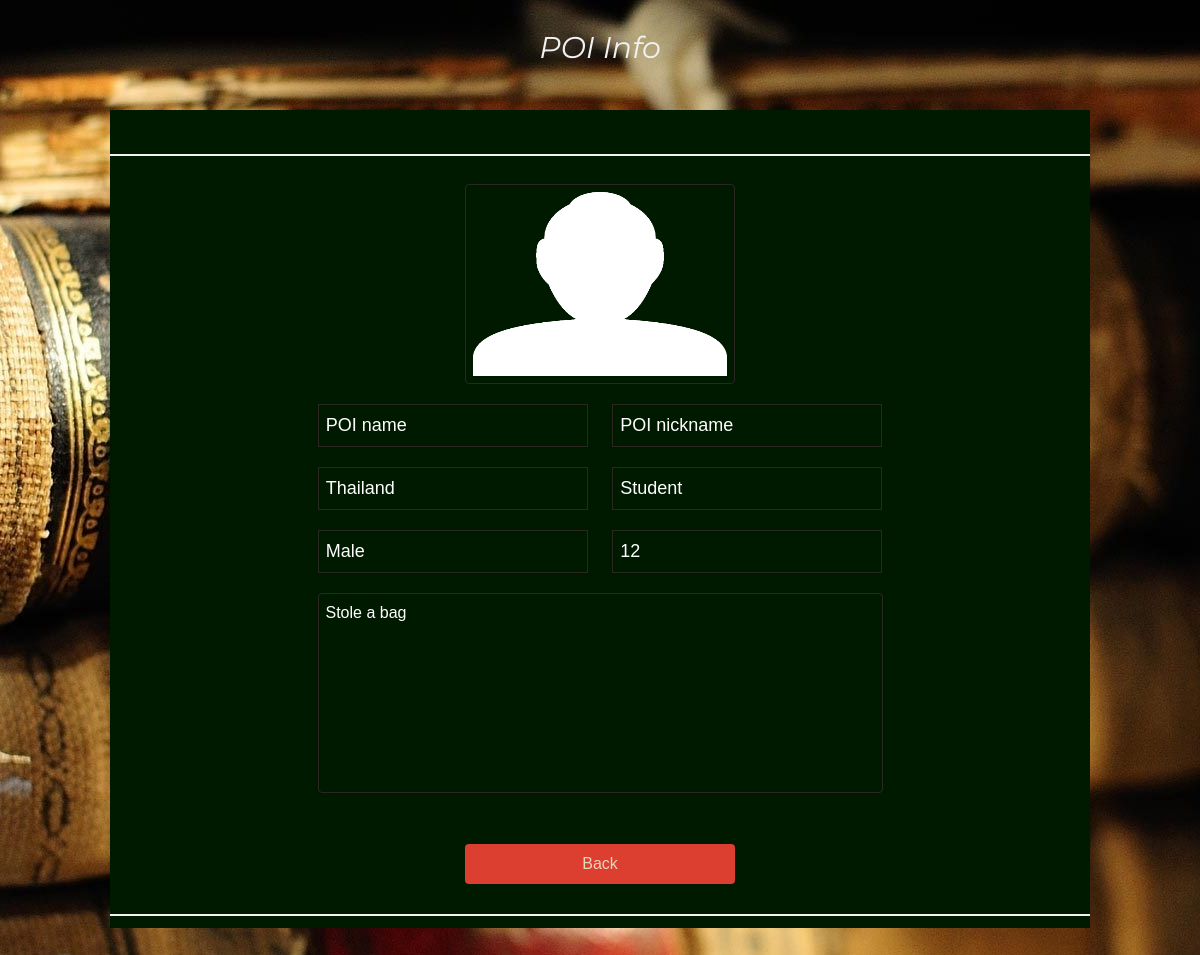
The app's page /admin/view_poi?page=view_poi&poiId=31 (signed in) with its own data.
### tables this page shows
CREATE TABLE `poitb` (
  `poiId` int(11) NOT NULL,
  `regdate` datetime NOT NULL,
  `poi_name` varchar(50) NOT NULL,
  `nickname` varchar(50) NOT NULL,
  `address` varchar(30) NOT NULL,
  `occupation` varchar(30) NOT NULL,
  `gender` enum('Male','Female','Other') NOT NULL,
  `photo` blob NOT NULL,
  `bio` varchar(800) NOT NULL,
  `employeeId` int(11) NOT NULL
);

### admin/view_poi.php (the view, shortened to what this page needs)
<!DOCTYPE html>
<html>
  <link rel="stylesheet" href="../css/w3.css">
  <link rel="stylesheet" href="../css/style.css">
  <link rel="stylesheet" href="cdnjs.cloudflare.com/ajax/libs/font-awesome/4.7.0/css/font-awesome.min.css">
  <body class="w3-black bottom-text" style="background-image: url('css/employee.jpg');background-repeat: no-repeat;background-position: center;">
    <?php include('dbcon.php');
      $poi=mysqli_query($con,"SELECT * FROM poitb WHERE poiId='".$_GET['poiId']."' ");
      $res=mysqli_fetch_assoc($poi);
    ?>
    <div class="w3-padding-64 w3-content w3-text-grey" id="contact">
      <center>
        <h2 class="w3-text-light-grey" style="margin-top:-4%;text-align:centre">POI Info</h2>
      </center>
        <br>
      <center>
        <form method="POST" enctype="multipart/form-data" >
          <div class="container-register" style="margin-top:0%"><br/>
            <hr>
            <a target="_blank" href="../image/<?php echo $res['photo'];?>">
            <img class="fill-date" style="height:200px;margin-top:16px;background-color:#001a00;border: 0.2px solid rgb(43, 40, 36);" alt="Profile Picture" src="../image/<?php echo $res['photo'];?>">
            <input type="hidden" class="poidetail" style="margin-top:2%" value="<?php echo $res['photo'];?>"></a>
            <br />
            <input class="label-pay poidetail" value="<?php echo $res['poi_name'];?>" readonly required>
            <input class="poidetail" placeholder="No nickname..." value="<?php echo $res['nickname'];?>" readonly>
            <br />
            <input class="poidetail" placeholder="No address data..." value="<?php echo $res['address'];?>" readonly>
            <input class="poidetail" placeholder="No occupation data..." value="<?php echo $res['occupation'];?>" readonly required>
            <br />
            <input class="poidetail" value="<?php echo $res['gender'];?>" readonly>
            <input class="poidetail" value="<?php echo $res['employeeId'];?>" readonly>
            <br/>
            <textarea class="fill-in bio"  style="color:white;border: 0.2px solid rgb(43, 40, 36);background-color:#001a00;height:200px" placeholder="No bio data..." readonly ><?php echo $res['bio'];?></textarea>
            <br/>
            <br />
            <button type="button" class="registerbtn fill-in" style="background-color:#f44336" onClick="location.href='poi'" >Back</button>
            <hr>
          </div>
        </form>
      </center>
    </div>
  </body>
</html>

### css/w3.css (style rules this page uses)
html { box-sizing: border-box }
*, *:before, *:after { box-sizing: inherit }
html { -ms-text-size-adjust: 100%; -webkit-text-size-adjust: 100% }
body { margin: 0 }
a { background-color: transparent; -webkit-text-decoration-skip: objects }
img { border-style: none; width: 100%; height: 60%; }
hr { box-sizing: content-box; height: 0; overflow: visible }
button, input, select, textarea { font: inherit; margin: 0 }
button, input { overflow: visible }
button, select { text-transform: none }
button, html [type=button], [type=reset], [type=submit] { -webkit-appearance: button }
textarea { overflow: auto }
html, body { font-family: Verdana, sans-serif; font-size: 15px; line-height: 1.5 }
html { overflow-x: hidden }
h2 { font-size: 30px }
h1, h2, h3, h4, h5, h6 { font-family: "Segoe UI", Arial, sans-serif; font-weight: 400; margin: 10px 0 }
hr { border: 0; border-top: 1px solid #eee; margin: 20px 0 }
img { vertical-align: middle; width: 100%; }
a { color: inherit }
.w3-content, .w3-auto { margin-left: auto; margin-right: auto }
.w3-content { max-width: 980px }
.w3-padding-64 { padding-top: 64px!important; padding-bottom: 64px!important }
.w3-black, .w3-hover-black:hover { font-weight: bold; text-decoration: none; color: white; background-color: black; font-weight: lighter; font-family: Arial, Helvetica, sans-serif; font-size: 16px; }
.w3-text-grey, .w3-hover-text-grey:hover, .w3-text-gray, .w3-hover-text-gray:hover { color: #757575!important }
.w3-text-light-grey, .w3-hover-text-light-grey:hover, .w3-text-light-gray, .w3-hover-text-light-gray:hover { color: #f1f1f1!important }

### css/style.css (style rules this page uses)
.container-register { width: 100%; background-color: #001a00; padding-top: 0px; overflow: auto; }
h2 { font-family: Cambria, Cochin, Georgia, Times, 'Times New Roman', serif; font-style: italic; margin-bottom: 0%; }
.fill-in, .date { outline: none; margin: 10px; background: #f1f1f1; font-size: 15px; box-sizing: border-box; background-color: white; padding: 7px; float: inline; overflow: hidden; border: 2px solid #ccc; border-radius: 4px; font-size: 16px; background-position: 10px 10px; width: 270px; }
.fill-date { outline: none; margin: 10px; padding: 3px; font-size: 15px; box-sizing: border-box; background-color: #ddd; padding: 7px; float: inline; overflow: hidden; border: 2px solid #ccc; border-radius: 4px; font-size: 18px; background-position: 10px 10px; width: 270px; text-align: center; }
hr { border: 1px solid #f1f1f1; margin-bottom: 12px; }
.registerbtn { background-color: rgb(82, 3, 3); color: blanchedalmond; border: none; cursor: pointer; opacity: 0.9; padding: 8px; width: 270px; }
button { background-color: #4CAF50; color: white; padding: 14px 20px; margin: 8px 0; border: none; cursor: pointer; width: 100%; }
body { margin: 0; font-family: Arial; font-size: 17px; }
* { box-sizing: border-box; }
.bio { width: 565px; resize: none; }
.poidetail { background-color: #001a00; color: white; font-size: 18px; margin: 10px; padding: 7px; float: inline; border: 0.2px solid rgb(43, 40, 36); width: 270px; font-weight: lighter; }
.bottom-text { background-color: #000033; color: #001a4d" }

### admin/view_poi.php (style rules this page uses)
body, h1,h2,h3,h4,h5,h6 { font-family: "Montserrat", sans-serif }

### records on screen
poitb: photo (placeholder picture), poi_name "POI name", nickname "POI nickname", address "Thailand", occupation "Student", gender "Male", employeeId "12", bio "Stole a bag"
